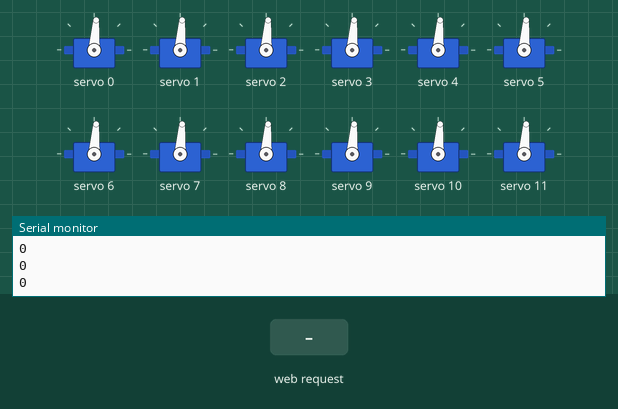
The sketch below on a simulated ESP32. Shown: 12 × servo, the last lines printed to the serial monitor. Inputs (shaded band) come from the test bench. WiFi joins after 1.5 s; servers stay silent unless stated.

Above: at 4.2 s.
4.3 s: HTTP request GET /1/on received
At 5.8 s:
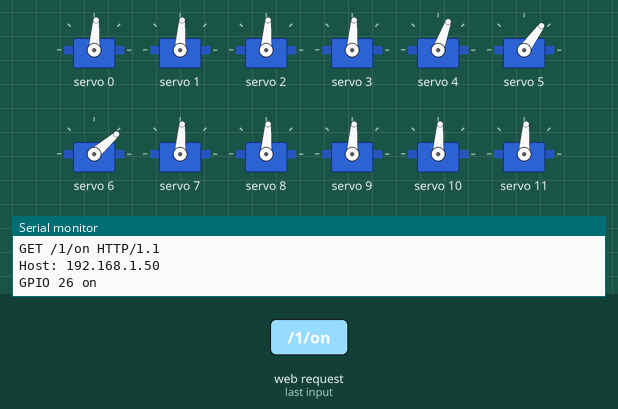
7.3 s: HTTP request GET /2/off received
At 10.1 s:
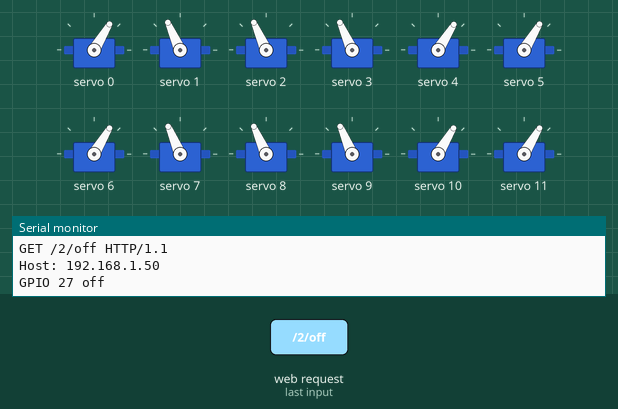
10.3 s: HTTP request GET /1/on received
16.3 s: HTTP request GET /2/on received
At 21.2 s:
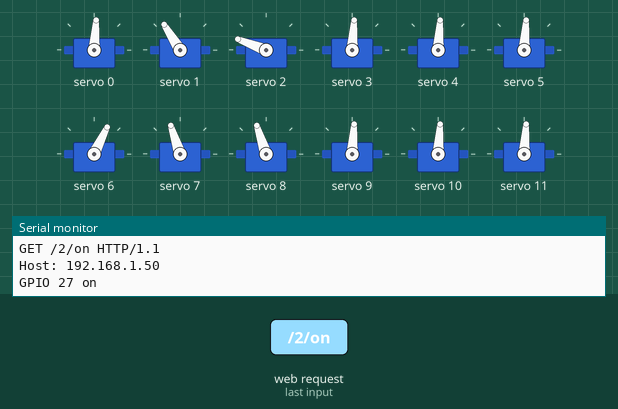
Timing chart, 0 to 29.4 s (numbered marks = the images above; inputs shaded):
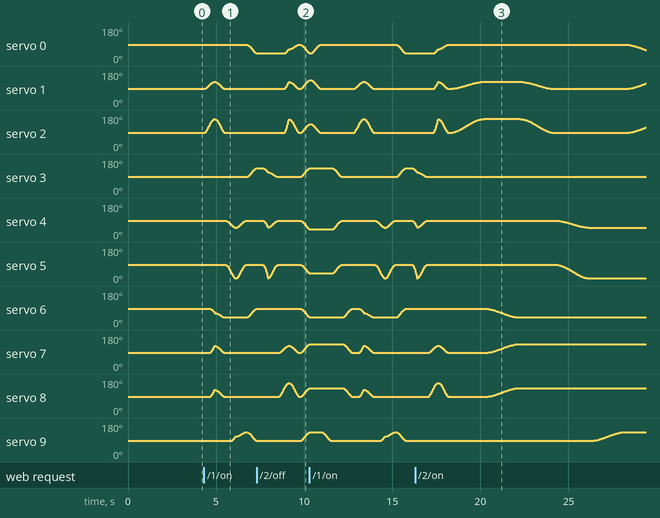

Measured:
- after the input at 4.3 s, servo 0: moves from 86° to 41° over 0.50 s, starting after 2.5 s; servo 1: rises from 86° to 122° in 0.50 s, then falls to 86° in 0.63 s
- after the input at 7.3 s, servo 6: moves from 86° to 43° over 0.46 s, starting after 2.5 s; servo 9: moves from 86° to 130° over 0.48 s, starting after 2.5 s
- after the input at 16.3 s, servo 6: moves from 86° to 41° over 1.7 s, starting after 4.1 s; servo 9: moves from 86° to 132° over 1.9 s, starting after 10.0 s

The sketch:

spiderbothttp.ino
```cpp
#include <WiFi.h>
#include <ESPmDNS.h>
#include <WiFiUdp.h>
#include <ArduinoOTA.h>
#include <Wire.h>
#include <Adafruit_PWMServoDriver.h>
#include <Ramp.h>

rampInt ramp0;
rampInt ramp1;
rampInt ramp2;
rampInt ramp3;
rampInt ramp4;
rampInt ramp5;
rampInt ramp6;
rampInt ramp7;
rampInt ramp8;
rampInt ramp9;
rampInt ramp10;
rampInt ramp11;

//Adafruit_PWMServoDriver pwm = Adafruit_PWMServoDriver();
// you can also call it with a different address you want
//Adafruit_PWMServoDriver pwm = Adafruit_PWMServoDriver(0x41);
// you can also call it with a different address and I2C interface
Adafruit_PWMServoDriver pwm = Adafruit_PWMServoDriver(0x40, Wire);

// Depending on your servo make, the pulse width min and max may vary, you
// want these to be as small/large as possible without hitting the hard stop
// for max range. You'll have to tweak them as necessary to match the servos you
// have!
#define SERVOMIN  400 // This is the 'minimum' pulse length count (out of 4096)
#define SERVOMAX  600 // This is the 'maximum' pulse length count (out of 4096)
#define USMIN  500 // This is the rounded 'minimum' microsecond length based on the minimum pulse of 150
#define USMAX  1900 // This is the rounded 'maximum' microsecond length based on the maximum pulse of 600
#define SERVO_FREQ 50 // Analog servos run at ~50 Hz updates
#define metode SINUSOIDAL_INOUT
#define gentag ONCEFORWARD
#define HASTIGHED_DREJ 2000
#define HASTIGHED_GAA  600
#define LOFT 40

const char* ssid = "FTTH_MK1517";
const char* password = "cigtes7Tweoj";


//til http
WiFiServer server(80);
// Variable to store the HTTP request
String header;
// Auxiliar variables to store the current output state
String output1State = "off";
String output2State = "off";
String output3State = "off";
// Assign output variables to GPIO pins
const int output26 = 26;
const int output27 = 27;
// Current time
unsigned long currentTime = millis();
// Previous time
unsigned long previousTime = 0;
// Define timeout time in milliseconds (example: 2000ms = 2s)
const long timeoutTime = 2000;

//serial stuff
String inputString = "";         // a String to hold incoming data
bool stringComplete = false;

//øjne
int rightEyeXInt;
int rightEyeYInt;
int leftEyeXInt;
int leftEyeYInt;

int tid = 1000;
int start = 100;

int pulsen;
int rigtigPulsGammel;

bool tilstand1 = false;
bool tilstand2 = false;

unsigned long gammelTid;

void setup() {
  Serial.begin(115200);
  Serial2.begin(115200);
  inputString.reserve(200);

  startOTA();

  Wire.begin(23, 22);
  pwm.begin();
  pwm.setOscillatorFrequency(27000000);
  pwm.setPWMFreq(SERVO_FREQ);  // Analog servos run at ~50 Hz updates

  startRamp();

  hojreBagBen(100, 100, 100);
  Serial.println(hojreBagBenProcent());
  delay(500);
  venstreBagBen(100, 100, 100);
  Serial.println(venstreBagBenProcent());
  delay(500);
  venstreForBen(100, 100, 100);
  Serial.println(venstreForBenProcent());
  hojreForBen(100, 100, 100);
  Serial.println(hojreForBenProcent());
  delay(500);

  pinMode(0, INPUT);
}

void loop() {
  wifiLoop();
  ArduinoOTA.handle();
}

void otaDelay(int tid) {
  for (int i = 0; i < tid; i++) {
    ArduinoOTA.handle();
    delay(1);
  }
}

int graderTilPuls(int grader) {
  int puls = map(grader, 0, 150, USMIN, USMAX);
  return puls;
}

void startRamp() {
  ramp0.setGrain(1);
  ramp0.go(graderTilPuls(start));

  ramp1.setGrain(1);
  ramp1.go(graderTilPuls(start));

  ramp2.setGrain(1);
  ramp2.go(graderTilPuls(start));

  ramp3.setGrain(1);
  ramp3.go(graderTilPuls(start));

  ramp4.setGrain(1);
  ramp4.go(graderTilPuls(start));

  ramp5.setGrain(1);
  ramp5.go(graderTilPuls(start));

  ramp6.setGrain(1);
  ramp6.go(graderTilPuls(start));

  ramp7.setGrain(1);
  ramp7.go(graderTilPuls(start));

  ramp8.setGrain(1);
  ramp8.go(graderTilPuls(start));

  ramp9.setGrain(1);
  ramp9.go(graderTilPuls(start));

  ramp10.setGrain(1);
  ramp10.go(graderTilPuls(start));

  ramp11.setGrain(1);
  ramp11.go(graderTilPuls(start));
}

void hojreBagBen(int servo1, int servo2, int servo3) {
  ramp0.go(graderTilPuls(servo1), tid, metode, gentag);
  ramp1.go(graderTilPuls(servo2), tid, metode, gentag);
  ramp2.go(graderTilPuls(servo3), tid, metode, gentag);
}

int hojreBagBenProcent() {
  pwm.writeMicroseconds(0, ramp0.update());
  pwm.writeMicroseconds(1, ramp1.update());
  pwm.writeMicroseconds(2, ramp2.update());
  float komplet = ramp0.getCompletion();
  int intProcent = int(komplet);
  return intProcent;
}

void venstreBagBen(int servo1, int servo2, int servo3) {
  ramp3.go(graderTilPuls(200 - servo1), tid, metode, gentag);
  ramp4.go(graderTilPuls(200 - servo2), tid, metode, gentag);
  ramp5.go(graderTilPuls(200 - servo3), tid, metode, gentag);
}

int venstreBagBenProcent() {
  pwm.writeMicroseconds(3, ramp3.update());
  pwm.writeMicroseconds(4, ramp4.update());
  pwm.writeMicroseconds(5, ramp5.update());
  float komplet = ramp3.getCompletion();
  int intProcent = int(komplet);
  return intProcent;
}

void venstreForBen(int servo1, int servo2, int servo3) {
  ramp6.go(graderTilPuls(200 - servo1), tid, metode, gentag);
  ramp7.go(graderTilPuls(servo2), tid, metode, gentag);
  ramp8.go(graderTilPuls(servo3), tid, metode, gentag);
}

int venstreForBenProcent() {
  pwm.writeMicroseconds(6, ramp6.update());
  pwm.writeMicroseconds(7, ramp7.update());
  pwm.writeMicroseconds(8, ramp8.update());
  float komplet = ramp6.getCompletion();
  int intProcent = int(komplet);
  return intProcent;
}

void hojreForBen(int servo1, int servo2, int servo3) {
  ramp9.go(graderTilPuls(servo1), tid, metode, gentag);
  ramp10.go(graderTilPuls(200 - servo2), tid, metode, gentag);
  ramp11.go(graderTilPuls(200 - servo3), tid, metode, gentag);
}

int hojreForBenProcent() {
  pwm.writeMicroseconds(9, ramp9.update());
  pwm.writeMicroseconds(10, ramp10.update());
  pwm.writeMicroseconds(11, ramp11.update());
  float komplet = ramp9.getCompletion();
  int intProcent = int(komplet);
  return intProcent;
}

void wifiLoop() {
  WiFiClient client = server.available();   // Listen for incoming clients

  if (client) {                             // If a new client connects,
    currentTime = millis();
    previousTime = currentTime;
    Serial.println("New Client.");          // print a message out in the serial port
    String currentLine = "";                // make a String to hold incoming data from the client
    while (client.connected() && currentTime - previousTime <= timeoutTime) {// loop while the client's connected
      serialLoop();
      ArduinoOTA.handle();
      currentTime = millis();
      if (client.available()) {             // if there's bytes to read from the client,
        char c = client.read();             // read a byte, then
        Serial.write(c);                    // print it out the serial monitor
        header += c;
        if (c == '\n') {                    // if the byte is a newline character
          // if the current line is blank, you got two newline characters in a row.
          // that's the end of the client HTTP request, so send a response:
          if (currentLine.length() == 0) {
            // HTTP headers always start with a response code (e.g. HTTP/1.1 200 OK)
            // and a content-type so the client knows what's coming, then a blank line:
            client.println("HTTP/1.1 200 OK");
            client.println("Content-type:text/html");
            client.println("Connection: close");
            client.println();

            // turns the GPIOs on and off
            if (header.indexOf("GET /1/on") >= 0) {
              Serial.println("GPIO 26 on");
              output1State = "on";
              tilstand1 = true;
              gaaFrem();
            } else if (header.indexOf("GET /1/off") >= 0) {
              Serial.println("GPIO 26 off");
              output1State = "off";
              tilstand1 = false;
            } else if (header.indexOf("GET /2/on") >= 0) {
              Serial.println("GPIO 27 on");
              output2State = "on";
              tilstand2 = true;
              startDrej();
              otaDelay(5000);
            } else if (header.indexOf("GET /2/off") >= 0) {
              Serial.println("GPIO 27 off");
              output2State = "off";
              tilstand2 = false;
              slutDrej();
            }

            // Display the HTML web page
            client.println("<!DOCTYPE html><html>");
            client.println("<head><meta name=\"viewport\" content=\"width=device-width, initial-scale=1\">");
            client.println("<link rel=\"icon\" href=\"data:,\">");
            // CSS to style the on/off buttons
            // Feel free to change the background-color and font-size attributes to fit your preferences
            client.println("<style>html { font-family: Helvetica; display: inline-block; margin: 0px auto; text-align: center;}");
            client.println(".button { background-color: #4CAF50; border: none; color: white; padding: 16px 40px;");
            client.println("text-decoration: none; font-size: 30px; margin: 2px; cursor: pointer;}");
            client.println(".button2 {background-color: #555555;}</style></head>");

            // Web Page Heading
            client.println("<body><h1>ESP32 Web Server</h1>");

            // Display current state, and ON/OFF buttons for GPIO 26
            client.println("<p>gå frem " + output1State + "</p>");
            // If the output26State is off, it displays the ON button
            if (output1State == "off") {
              client.println("<p><a href=\"/1/on\"><button class=\"button\">ON</button></a></p>");
            } else {
              client.println("<p><a href=\"/1/off\"><button class=\"button button2\">OFF</button></a></p>");
            }

            // Display current state, and ON/OFF buttons for GPIO 27
            client.println("<p>start drej " + output2State + "</p>");
            // If the output27State is off, it displays the ON button
            if (output2State == "off") {
              client.println("<p><a href=\"/2/on\"><button class=\"button\">ON</button></a></p>");
            } else {
              client.println("<p><a href=\"/2/off\"><button class=\"button button2\">OFF</button></a></p>");
            }

            // Display current state, and ON/OFF buttons for GPIO 27
            client.println("<p>tredjeKnap" + output3State + "</p>");
            // If the output27State is off, it displays the ON button
            if (output3State == "off") {
              client.println("<p><a href=\"/3/on\"><button class=\"button\">ON</button></a></p>");
            } else {
              client.println("<p><a href=\"/3/off\"><button class=\"button button2\">OFF</button></a></p>");
            }
            client.println("</body></html>");

            // The HTTP response ends with another blank line
            client.println();
            // Break out of the while loop
            break;
          } else { // if you got a newline, then clear currentLine
            currentLine = "";
          }
        } else if (c != '\r') {  // if you got anything else but a carriage return character,
          currentLine += c;      // add it to the end of the currentLine
        }
      }
    }
    // Clear the header variable
    header = "";
    // Close the connection
    client.stop();
    Serial.println("Client disconnected.");
    Serial.println("");
  }
}

void startOTA() {
  Serial.println("Booting");
  WiFi.mode(WIFI_STA);
  WiFi.begin(ssid, password);
  while (WiFi.waitForConnectResult() != WL_CONNECTED) {
    Serial.println("Connection Failed! Rebooting...");
    delay(5000);
    ESP.restart();
  }

  // Port defaults to 3232
  // ArduinoOTA.setPort(3232);

  // Hostname defaults to esp3232-[MAC]
  // ArduinoOTA.setHostname("myesp32");

  // No authentication by default
  // ArduinoOTA.setPassword("admin");

  // Password can be set with it's md5 value as well
  // MD5(admin) = 21232f297a57a5a743894a0e4a801fc3
  // ArduinoOTA.setPasswordHash("21232f297a57a5a743894a0e4a801fc3");

  ArduinoOTA
  .onStart([]() {
    String type;
    if (ArduinoOTA.getCommand() == U_FLASH)
      type = "sketch";
    else // U_SPIFFS
      type = "filesystem";

    // NOTE: if updating SPIFFS this would be the place to unmount SPIFFS using SPIFFS.end()
    Serial.println("Start updating " + type);
  })
  .onEnd([]() {
    Serial.println("\nEnd");
  })
  .onProgress([](unsigned int progress, unsigned int total) {
    Serial.printf("Progress: %u%%\r", (progress / (total / 100)));
  })
  .onError([](ota_error_t error) {
    Serial.printf("Error[%u]: ", error);
    if (error == OTA_AUTH_ERROR) Serial.println("Auth Failed");
    else if (error == OTA_BEGIN_ERROR) Serial.println("Begin Failed");
    else if (error == OTA_CONNECT_ERROR) Serial.println("Connect Failed");
    else if (error == OTA_RECEIVE_ERROR) Serial.println("Receive Failed");
    else if (error == OTA_END_ERROR) Serial.println("End Failed");
  });

  ArduinoOTA.begin();

  Serial.println("Ready");
  Serial.print("IP address: ");
  Serial.println(WiFi.localIP());
  server.begin();
}

void gaaFrem() {
  tid = HASTIGHED_GAA;
  hojreBagBen(100, 100 + LOFT, 100 + LOFT * 2);//sænk højre bagben
  while (hojreBagBenProcent() < 50) {
    ArduinoOTA.handle();
  }

  venstreForBen(150, 100 + LOFT * 2, 100 + LOFT * 2);//løft venstre forben
  while (venstreForBenProcent() < 50 && hojreBagBenProcent() < 100) {
    ArduinoOTA.handle();
  }
  venstreForBen(150, 100, 100); //sæt venstre forben ned
  hojreBagBen(100, 100, 100);//stræk hojre bagben ud
  while (venstreForBenProcent() < 100 && hojreBagBenProcent() < 100) {
    ArduinoOTA.handle();
  }

  venstreBagBen(100, 100 + LOFT, 100 + LOFT * 2);//sænk venstre bagben
  while (venstreBagBenProcent() < 50) {
    ArduinoOTA.handle();
  }

  hojreForBen(150, 100 + LOFT * 2, 100 + LOFT * 2);//løft hojre forben
  while (hojreForBenProcent() < 100 && venstreBagBenProcent() < 100) {
    ArduinoOTA.handle();
  }

  hojreForBen(150, 100, 100);//stræk hojre forben ud
  venstreBagBen(100, 100, 100);//stræk venstre bagben ud
  while (hojreForBenProcent() < 100 && venstreBagBenProcent() < 100) {
    ArduinoOTA.handle();
  }

  venstreBagBen(50, 100, 100);
  hojreBagBen(50, 100, 100);
  venstreForBen(100, 100, 100);
  hojreForBen(100, 100, 100);
  while (venstreBagBenProcent() < 100 && hojreBagBenProcent() < 100 && venstreForBenProcent() < 100 && hojreForBenProcent() < 100) {
    ArduinoOTA.handle();
  }

  hojreForBen(100, 100 + LOFT, 100 + LOFT * 2); // sænk hojre forben
  while (hojreForBenProcent() < 50) {
    ArduinoOTA.handle();
  }

  venstreBagBen(100, 100 + LOFT * 2, 100 + LOFT * 4); // bøj og drej venstre bagben
  while (venstreBagBenProcent() < 50 && hojreForBenProcent() < 100) {
    ArduinoOTA.handle();
  }

  hojreForBen(100, 100, 100);
  venstreBagBen(100, 100, 100);// stræk venstre bagben ud
  while (venstreBagBenProcent() < 100 && hojreForBenProcent() < 100) {
    ArduinoOTA.handle();
  }

  venstreForBen(100, 100 + LOFT, 100 + LOFT * 2); // sænk venstre forben
  while (venstreForBenProcent() < 50) {
    ArduinoOTA.handle();
  }

  hojreBagBen(100, 100 + LOFT * 2, 100 + LOFT * 4);
  while (hojreBagBenProcent() < 50 && venstreForBenProcent() < 100) {
    ArduinoOTA.handle();
  }
  venstreForBen(100, 100, 100);
  hojreBagBen(100, 100, 100);
  while (hojreBagBenProcent() < 100 && venstreForBenProcent() < 100) {
    ArduinoOTA.handle();
  }
}

void bounce(int antalBounces) {
  tid = HASTIGHED_DREJ;
  for (int i = 0; i < antalBounces; i++) {
    hojreForBen(100, 100 + LOFT, 100);
    venstreForBen(100, 100 - LOFT, 100);
    hojreBagBen(100, 100 + LOFT, 100);
    venstreBagBen(100, 100 - LOFT, 100);
    while (hojreForBenProcent() < 100 && venstreForBenProcent() < 100 && hojreBagBenProcent() < 100 && venstreBagBenProcent() < 100) {
      ArduinoOTA.handle();
    }
    hojreForBen(100, 100 - LOFT, 100);
    venstreForBen(100, 100 + LOFT, 100);
    hojreBagBen(100, 100 - LOFT, 100);
    venstreBagBen(100, 100 + LOFT, 100);
    while (hojreForBenProcent() < 100 && venstreForBenProcent() < 100 && hojreBagBenProcent() < 100 && venstreBagBenProcent() < 100) {
      ArduinoOTA.handle();
    }
  }
  hojreForBen(100, 100, 100);
  venstreForBen(100, 100, 100);
  hojreBagBen(100, 100, 100);
  venstreBagBen(100, 100, 100);
  while (hojreForBenProcent() < 100 && venstreForBenProcent() < 100 && hojreBagBenProcent() < 100 && venstreBagBenProcent() < 100) {
    ArduinoOTA.handle();
  }
}


void wiggle(int antalBounces) {
  tid = HASTIGHED_DREJ;
  for (int i = 0; i < antalBounces; i++) {
    hojreForBen(100, 100 + LOFT, 100 + LOFT);
    venstreForBen(100, 100 - LOFT, 100 - LOFT);
    hojreBagBen(100, 100 + LOFT, 100 + LOFT);
    venstreBagBen(100, 100 - LOFT, 100 - LOFT);
    while (hojreForBenProcent() < 100 && venstreForBenProcent() < 100 && hojreBagBenProcent() < 100 && venstreBagBenProcent() < 100) {
      ArduinoOTA.handle();
    }
    hojreForBen(100, 100 - LOFT, 100 - LOFT);
    venstreForBen(100, 100 + LOFT, 100 + LOFT);
    hojreBagBen(100, 100 - LOFT, 100 - LOFT);
    venstreBagBen(100, 100 + LOFT, 100 + LOFT);
    while (hojreForBenProcent() < 100 && venstreForBenProcent() < 100 && hojreBagBenProcent() < 100 && venstreBagBenProcent() < 100) {
      ArduinoOTA.handle();
    }
  }
  hojreForBen(100, 100, 100);
  venstreForBen(100, 100, 100);
  hojreBagBen(100, 100, 100);
  venstreBagBen(100, 100, 100);
  while (hojreForBenProcent() < 100 && venstreForBenProcent() < 100 && hojreBagBenProcent() < 100 && venstreBagBenProcent() < 100) {
    ArduinoOTA.handle();
  }
}

void drej(int drejHoz, int drejVert) {
  tid = HASTIGHED_DREJ;

  hojreForBen(150 + drejHoz, 150 - drejVert, 150 - drejVert);
  venstreForBen(150 - drejHoz, 150 - drejVert, 150 - drejVert);
  hojreBagBen(50 + drejHoz, 150 + drejVert, 150 + drejVert);
  venstreBagBen(50 - drejHoz, 150 + drejVert, 150 + drejVert);
  while (hojreForBenProcent() < 100) {
    ArduinoOTA.handle();
    venstreForBenProcent();
    hojreBagBenProcent();
    venstreBagBenProcent();
  }
}

void startDrej() {
  tid = HASTIGHED_DREJ;

  hojreBagBen(100, 100 + LOFT, 100 + LOFT * 2);
  while (hojreBagBenProcent() < 100) {
    ArduinoOTA.handle();
  }
  venstreForBen(150, 150, 150);
  while (venstreForBenProcent() < 100) {
    ArduinoOTA.handle();
  }
  hojreBagBen(100, 100, 100);
  while (hojreBagBenProcent() < 100) {
    ArduinoOTA.handle();
  }
  venstreBagBen(100, 100 + LOFT, 100 + LOFT * 2);
  while (venstreBagBenProcent() < 100) {
    ArduinoOTA.handle();
  }
  hojreForBen(150, 150, 150);
  while (hojreForBenProcent() < 100) {
    ArduinoOTA.handle();
  }
  hojreBagBen(50, 150, 150);
  while (hojreBagBenProcent() < 100) {
    ArduinoOTA.handle();
  }
  venstreBagBen(50, 150, 150);
  while (venstreBagBenProcent() < 100) {
    ArduinoOTA.handle();
  }
}

void slutDrej() {
  hojreBagBen(50, 150, 150);
  venstreBagBen(50, 150, 150);
  hojreForBen(150, 150, 150);
  venstreForBen(150, 150, 150);
  while (hojreBagBenProcent() < 100) {
    venstreBagBenProcent();
    hojreForBenProcent();
    venstreForBenProcent();
    ArduinoOTA.handle();
  }
  hojreBagBen(100, 100, 100);
  while (hojreBagBenProcent() < 100) {
    ArduinoOTA.handle();
  }
  hojreForBen(100, 100, 100);
  while (hojreForBenProcent() < 100) {
    ArduinoOTA.handle();
  }
  venstreBagBen(100, 100, 100);
  while (venstreBagBenProcent() < 100) {
    ArduinoOTA.handle();
  }
  venstreForBen(100, 100, 100);
  while (venstreForBenProcent() < 100) {
    ArduinoOTA.handle();
  }
}


void serialEvent() {
  while (Serial2.available()) {
    // get the new byte:
    char inChar = (char)Serial2.read();
    // add it to the inputString:
    inputString += inChar;
    // if the incoming character is a newline, set a flag so the main loop can
    // do something about it:
    if (inChar == '\n') {
      stringComplete = true;
    }
  }
}

void serialLoop() {
  if (stringComplete) {
    Serial.print(inputString);
    // clear the string:
    int indexes[5];
    indexes[0] = inputString.indexOf("left eye: ("); // +11
    indexes[1] = inputString.indexOf(", "); // +2
    indexes[2] = inputString.indexOf("), right eye: ("); // +15
    indexes[3] = inputString.indexOf(", ", indexes[2] + 5); // 3
    indexes[4] = inputString.indexOf("), nose: ("); // 10

    if (indexes[0] > 0) {
      String firstValue = inputString.substring(indexes[0] + 11, indexes[1]);
      leftEyeXInt = firstValue.toInt();
      String secondValue = inputString.substring(indexes[1] + 3, indexes[2]);
      leftEyeYInt = secondValue.toInt();

      String rightEyeXValue = inputString.substring(indexes[2] + 15, indexes[3]);
      rightEyeXInt = rightEyeXValue.toInt();
      String rightEyeYValue = inputString.substring(indexes[3] + 3, indexes[4]);
      rightEyeYInt = rightEyeYValue.toInt();

      Serial.print("leftEye er (");
      Serial.print(leftEyeXInt);
      Serial.print(", ");
      Serial.print(leftEyeYInt);
      Serial.print(") ");
      Serial.print(" rightEye er (");
      Serial.print(rightEyeXInt);
      Serial.print(", ");
      Serial.print(rightEyeYInt);
      Serial.println(")");
    }
    inputString = "";
    stringComplete = false;
  }
  serialEvent();
}
```
